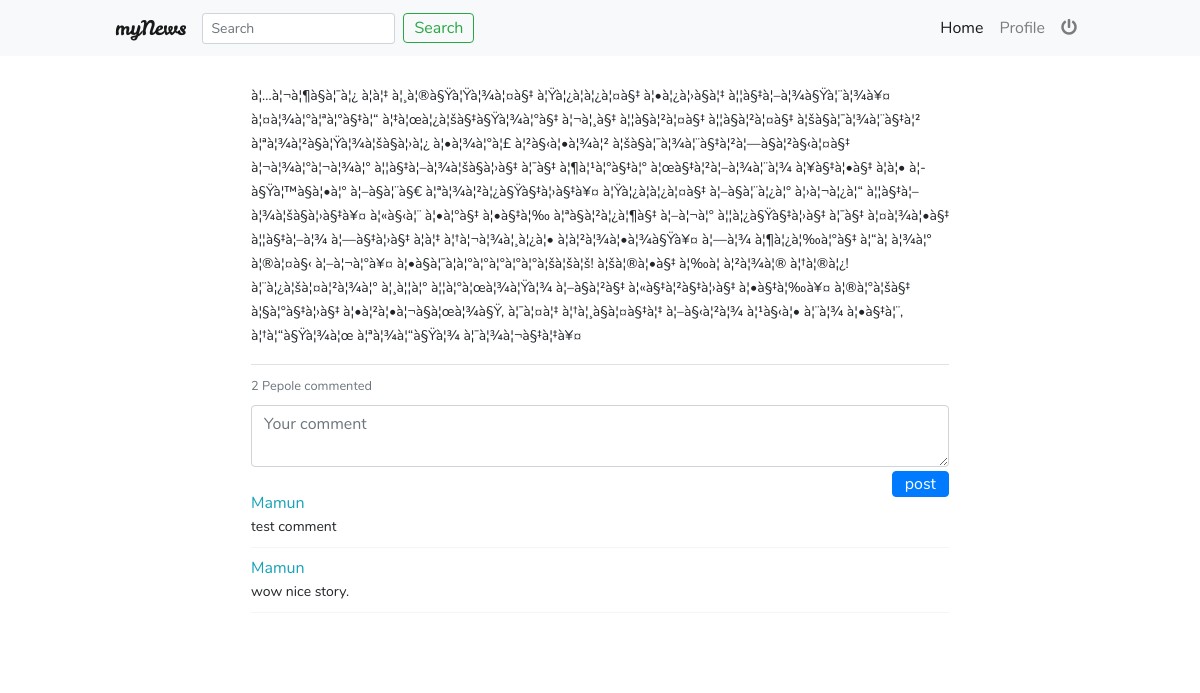
/views/comment.php?id=11 (signed in), run on the app's committed database.
### tables this page shows
CREATE TABLE `posts` (
  `post_id` int(11) NOT NULL,
  `user_id` int(100) NOT NULL,
  `post_time` timestamp NOT NULL DEFAULT CURRENT_TIMESTAMP,
  `content` text NOT NULL
);

CREATE TABLE `comments` (
  `comment_id` int(11) NOT NULL,
  `user_id` int(11) NOT NULL,
  `post_id` int(11) NOT NULL,
  `content` text NOT NULL
);

CREATE TABLE `users` (
  `user_id` int(11) NOT NULL,
  `user_name` varchar(50) NOT NULL,
  `user_email` varchar(50) NOT NULL,
  `user_password` varchar(150) NOT NULL
);

### views/comment.php (the view, shortened to what this page needs)
<?php include("../templete/head.php"); ?>
<?php include('../views/navbar.php'); ?>
<div class="container custom-comment">
    <div class="row">
        <div class="col-12 col-lg-8 m-auto">
            <div class="card border-0">
                <div class="card-body px-0 px-sm-3">
                <?php
                $postId = $_GET['id'];
                include('../db/connect.php');
                $select_posts = "SELECT * FROM posts WHERE post_id='$postId'";
                $result = mysqli_query($conn, $select_posts);
                while ($row = mysqli_fetch_array($result)){
                ?>
                <p class="mb-0 pb-3 border-bottom"><?php echo $row['content']; ?></p>
                <?php
                }
                $cnt =  "SELECT * FROM comments WHERE post_id='$postId'";
                $check_result = mysqli_query($conn, $cnt);
                $total = mysqli_num_rows($check_result);
                ?>
                <div class="cout-box py-2">
                    <small class="text-muted"><?php echo $total; ?> Pepole commented</small>
                </div>
                <form method="post">
                    <textarea rows="2" class="form-control shadow-none" placeholder="Your comment" name="comment"></textarea>
                    <button type="submit" class="btn btn-primary py-0 shadow-none float-right mt-1" name="submit">post</button>
                </form>
                <div class="py-4">
                    <?php
                    $select_posts = "SELECT * FROM comments JOIN users ON comments.user_id=users.user_id  WHERE comments.post_id='$postId' ORDER BY comment_id DESC";
                    $result = mysqli_query($conn, $select_posts);
                    while ($row = mysqli_fetch_array($result)){
                    ?>
                    <div class="comment pb-2 mb-2">
                        <a href="./public-profile.php?id=<?php echo $row['user_id']; ?>" class="text-info text-capitalize mb-0"><?php echo $row['user_name']; ?></a>
                        <p class="mb-0"><?php echo $row['content']; ?></p>
                    </div>
                    <?php
                    }
                    ?>
                </div>
                </div>
            </div>
        </div>
    </div>
</div>
<?php include("../templete/footer.php"); ?>

### css/comment.css (style rules this page uses)
.custom-comment { font-family: Nunito-Regular; }
.custom-comment p { font-size: 14px; line-height: 1.5rem; }
.custom-comment .comment { border-bottom: 1px solid #dfdfdf50; }

### data on the page
posts: content "à¦…à¦¬à¦¶à§à¦¯à¦¿ à¦à¦‡ à¦¸à¦®à§Ÿà¦Ÿà¦¾à¦¤à§‡ à¦Ÿà¦¿à¦­à¦¿à¦¤à§‡ à¦•à¦¿à¦›à§à¦‡ à¦¦à§‡à¦–à¦¾à§Ÿà¦¨à¦¾à¥¤ à¦¤à¦¾à¦°à¦ªà¦°à§‡à¦“ à¦‡à¦œà¦¿à¦šà§‡à§Ÿà¦¾à¦°à§‡ à¦¬à¦¸à§‡ à¦¦à§à¦²à¦¤à§‡ à¦¦à§à¦²à¦¤à§‡ à¦šà§à¦¯à¦¾à¦¨à§‡à¦² à¦ªà¦¾à¦²à§à¦Ÿà¦¾à¦šà§à¦›à¦¿ à¦•à¦¾à¦°à¦£ à¦²à§‹à¦•à¦¾à¦² à¦šà§à¦¯à¦¾à¦¨à§‡à¦²à¦—à§à¦²à§‹à¦¤à§‡ à¦¬à¦¾à¦°à¦¬à¦¾à¦° à¦¦à§‡à¦–à¦¾à¦šà§à¦›à§‡ à¦¯à§‡ à¦¶à¦¹à¦°à§‡à¦° à¦œà§‡à¦²à¦–à¦¾à¦¨à¦¾ à¦¥à§‡à¦•à§‡ à¦à¦• à¦­à§Ÿà¦™à§à¦•à¦° à¦–à§à¦¨à§€ à¦ªà¦¾à¦²à¦¿à§Ÿà§‡à¦›à§‡à¥¤ à¦Ÿà¦¿à¦­à¦¿à¦¤à§‡ à¦–à§à¦¨à¦¿à¦° à¦›à¦¬à¦¿à¦“ à¦¦à§‡à¦–à¦¾à¦šà§à¦›à§‡à¥¤ à¦«à§‹à¦¨ à¦•à¦°à§‡ à¦•à§‡à¦‰ à¦ªà§à¦²à¦¿à¦¶à§‡ à¦–à¦¬à¦° à¦¦à¦¿à§Ÿà§‡à¦›à§‡ à¦¯à§‡ à¦¤à¦¾à¦•à§‡ à¦¦à§‡à¦–à¦¾ à¦—à§‡à¦›à§‡ à¦à¦‡…"
comments: user.user_name "Mamun", content "test comment"
comments: user.user_name "Mamun", content "wow nice story."

### other printed values
$total "2"
